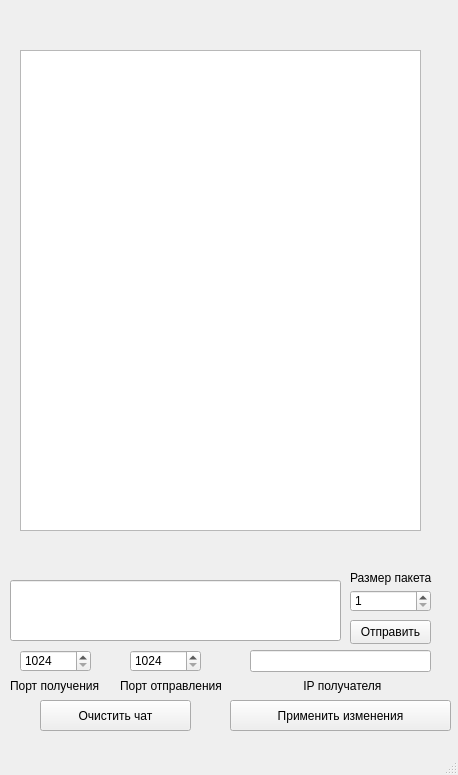
<?xml version="1.0" encoding="UTF-8"?>
<ui version="4.0">
 <class>MainWindow</class>
 <widget class="QMainWindow" name="MainWindow">
  <property name="geometry">
   <rect>
    <x>0</x>
    <y>0</y>
    <width>458</width>
    <height>775</height>
   </rect>
  </property>
  <property name="windowTitle">
   <string>MainWindow</string>
  </property>
  <widget class="QWidget" name="centralwidget">
   <widget class="QTextEdit" name="chatHistory">
    <property name="geometry">
     <rect>
      <x>20</x>
      <y>50</y>
      <width>401</width>
      <height>481</height>
     </rect>
    </property>
   </widget>
   <widget class="QLineEdit" name="messageInput">
    <property name="geometry">
     <rect>
      <x>10</x>
      <y>580</y>
      <width>331</width>
      <height>61</height>
     </rect>
    </property>
    <property name="text">
     <string/>
    </property>
   </widget>
   <widget class="QSpinBox" name="packetSize">
    <property name="geometry">
     <rect>
      <x>350</x>
      <y>590</y>
      <width>81</width>
      <height>22</height>
     </rect>
    </property>
    <property name="minimum">
     <number>1</number>
    </property>
    <property name="maximum">
     <number>65507</number>
    </property>
   </widget>
   <widget class="QPushButton" name="sendButton">
    <property name="geometry">
     <rect>
      <x>350</x>
      <y>620</y>
      <width>81</width>
      <height>24</height>
     </rect>
    </property>
    <property name="text">
     <string>Отправить</string>
    </property>
   </widget>
   <widget class="QLabel" name="label">
    <property name="geometry">
     <rect>
      <x>350</x>
      <y>570</y>
      <width>91</width>
      <height>16</height>
     </rect>
    </property>
    <property name="text">
     <string>Размер пакета</string>
    </property>
   </widget>
   <widget class="QSpinBox" name="localPortSpinBox">
    <property name="geometry">
     <rect>
      <x>20</x>
      <y>650</y>
      <width>71</width>
      <height>22</height>
     </rect>
    </property>
    <property name="minimum">
     <number>1024</number>
    </property>
    <property name="maximum">
     <number>49151</number>
    </property>
   </widget>
   <widget class="QSpinBox" name="destPortSpinBox">
    <property name="geometry">
     <rect>
      <x>130</x>
      <y>650</y>
      <width>71</width>
      <height>22</height>
     </rect>
    </property>
    <property name="minimum">
     <number>1024</number>
    </property>
    <property name="maximum">
     <number>49151</number>
    </property>
   </widget>
   <widget class="QLineEdit" name="destIPLineEdit">
    <property name="geometry">
     <rect>
      <x>250</x>
      <y>650</y>
      <width>181</width>
      <height>22</height>
     </rect>
    </property>
   </widget>
   <widget class="QLabel" name="label_2">
    <property name="geometry">
     <rect>
      <x>10</x>
      <y>670</y>
      <width>101</width>
      <height>31</height>
     </rect>
    </property>
    <property name="text">
     <string>Порт получения</string>
    </property>
   </widget>
   <widget class="QLabel" name="label_3">
    <property name="geometry">
     <rect>
      <x>120</x>
      <y>670</y>
      <width>101</width>
      <height>31</height>
     </rect>
    </property>
    <property name="text">
     <string>Порт отправления</string>
    </property>
   </widget>
   <widget class="QLabel" name="label_4">
    <property name="geometry">
     <rect>
      <x>300</x>
      <y>670</y>
      <width>101</width>
      <height>31</height>
     </rect>
    </property>
    <property name="text">
     <string> IP получателя</string>
    </property>
   </widget>
   <widget class="QPushButton" name="applySettingsButton">
    <property name="geometry">
     <rect>
      <x>230</x>
      <y>700</y>
      <width>221</width>
      <height>31</height>
     </rect>
    </property>
    <property name="text">
     <string>Применить изменения</string>
    </property>
   </widget>
   <widget class="QPushButton" name="clearChatButton">
    <property name="geometry">
     <rect>
      <x>40</x>
      <y>700</y>
      <width>151</width>
      <height>31</height>
     </rect>
    </property>
    <property name="text">
     <string>Очистить чат</string>
    </property>
   </widget>
  </widget>
  <widget class="QMenuBar" name="menubar">
   <property name="geometry">
    <rect>
     <x>0</x>
     <y>0</y>
     <width>458</width>
     <height>22</height>
    </rect>
   </property>
  </widget>
  <widget class="QStatusBar" name="statusbar"/>
 </widget>
 <resources/>
 <connections/>
</ui>
